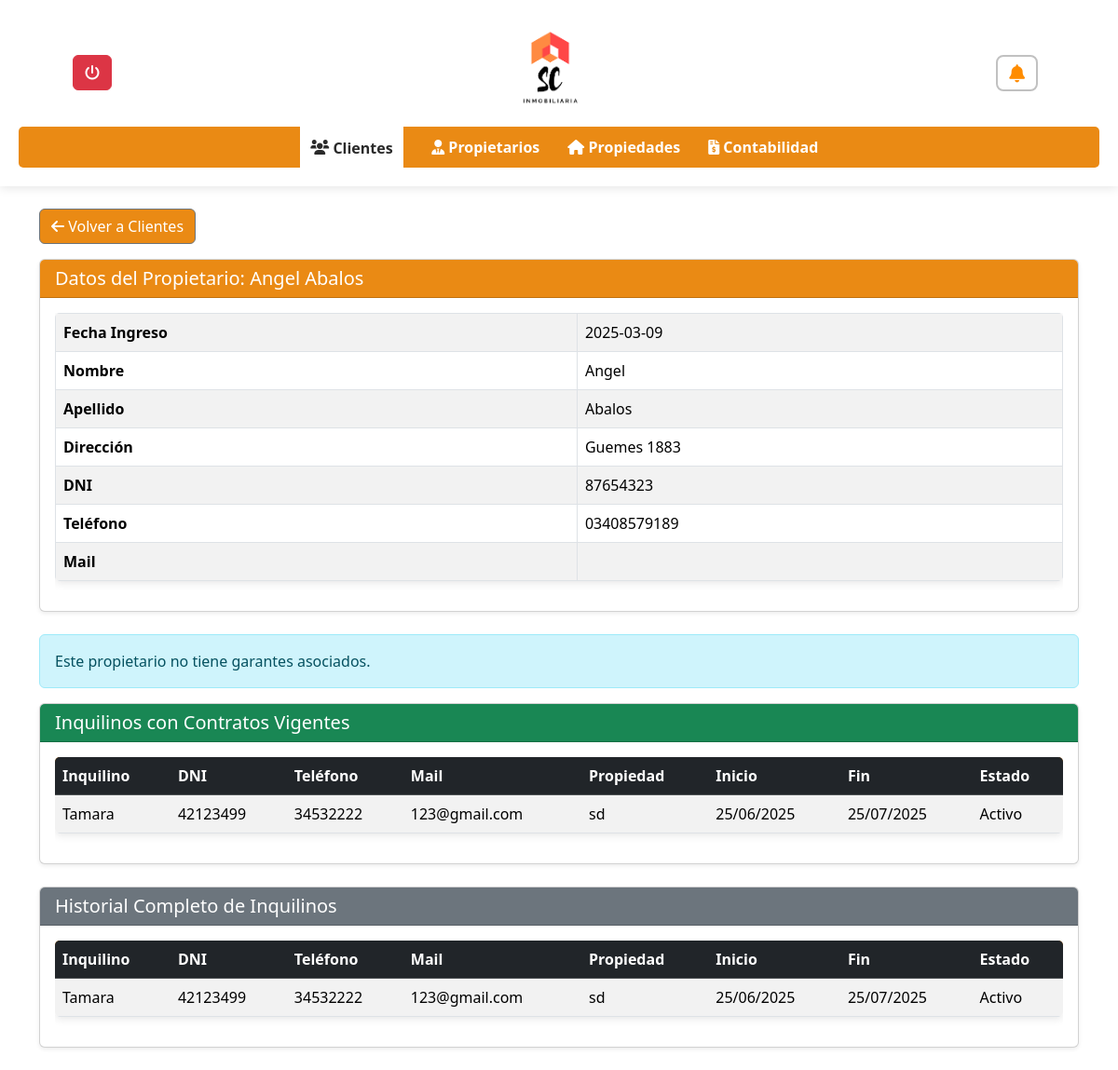
The page /inmobiliaria/ver_clientes.php?id=6 (signed in) on the database as committed earlier.
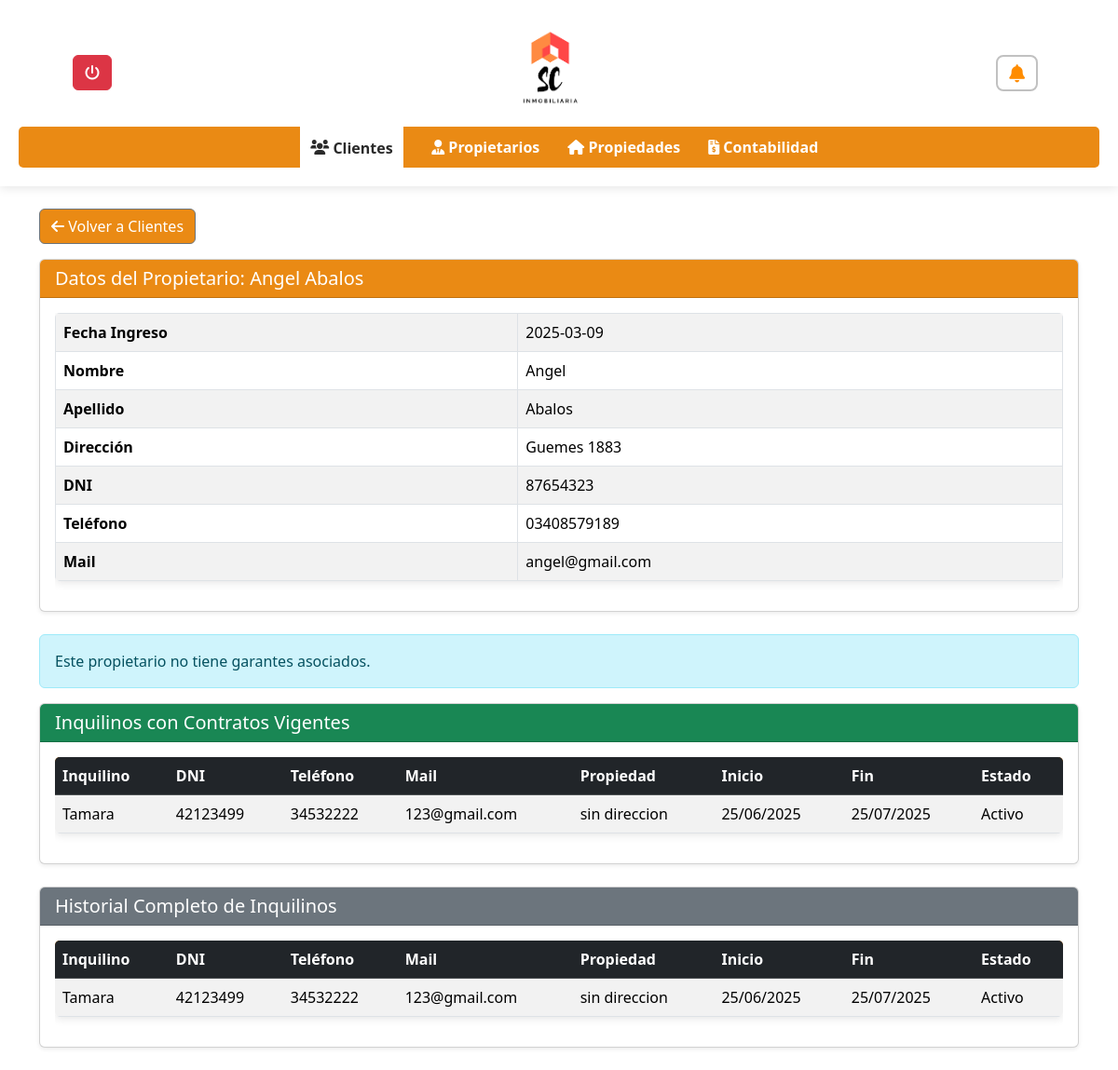
The same page on the database as committed later.
### tables this page shows
CREATE TABLE `contratos` (
  `ContratoID` int(11) NOT NULL,
  `ClienteID` int(11) NOT NULL,
  `InquilinoID` int(11) NOT NULL,
  `PropiedadID` int(11) NOT NULL,
  `GaranteInquilinoID` int(11) DEFAULT NULL,
  `fecha_inicio` date NOT NULL,
  `fecha_fin` date NOT NULL,
  `canon_mensual` decimal(10,2) NOT NULL,
  `deposito` decimal(10,2) DEFAULT 0.00,
  `estado` enum('activo','vencido','rescindido') DEFAULT 'activo',
  `alerta_enviada` tinyint(1) DEFAULT 0,
  `creado_en` timestamp NOT NULL DEFAULT current_timestamp()
);

CREATE TABLE `propiedades` (
  `PropiedadID` int(11) NOT NULL,
  `Fecha` date NOT NULL,
  `Barrio` varchar(100) NOT NULL,
  `Ciudad` varchar(100) NOT NULL,
  `Direccion` varchar(100) NOT NULL,
  `Nro` varchar(20) DEFAULT NULL,
  `Dominio` varchar(50) DEFAULT NULL,
  `NroPartida` varchar(50) DEFAULT NULL,
  `Estado` enum('Alquilada','En Venta') NOT NULL,
  `ClienteID` int(11) DEFAULT NULL
);

CREATE TABLE `clientes` (
  `ClienteID` int(11) NOT NULL,
  `Fecha` date NOT NULL,
  `Nombre` varchar(50) NOT NULL,
  `Apellido` varchar(50) NOT NULL,
  `Direccion` varchar(100) NOT NULL,
  `DNI` varchar(20) NOT NULL,
  `DireccionPersonal` varchar(100) DEFAULT NULL,
  `Telefono` varchar(20) DEFAULT NULL,
  `Mail` varchar(100) DEFAULT NULL,
  `estado` enum('activo','inactivo') DEFAULT 'activo'
);

CREATE TABLE `inquilinos` (
  `InquilinoID` int(11) NOT NULL,
  `Fecha` date DEFAULT NULL,
  `Nombre` varchar(50) NOT NULL,
  `Apellido` varchar(50) NOT NULL,
  `DNI` varchar(20) NOT NULL,
  `Telefono` varchar(20) DEFAULT NULL,
  `Mail` varchar(100) DEFAULT NULL,
  `ClienteID` int(11) DEFAULT NULL,
  `PropiedadID` int(11) DEFAULT NULL
);

### inmobiliaria/ver_clientes.php (the view, shortened to what the changed rows need)
<?php
include_once 'conexion.php';
?>
<!DOCTYPE html>
<html lang="es">
<head>
    <link rel="stylesheet" href="https://cdnjs.cloudflare.com/ajax/libs/font-awesome/6.0.0/css/all.min.css">
    <link rel="stylesheet" href="styles.css">
    <link rel="stylesheet" href="notificacion.css">
    <link href="https://cdn.jsdelivr.net/npm/bootstrap@5.3.3/dist/css/bootstrap.min.css" rel="stylesheet">
    </head>
<body>
    <main class="container mt-4">
        <?php
        try {
            if (isset($_GET['id']) && is_numeric($_GET['id'])) {
                $propietarioID = (int)$_GET['id'];
                $sql_propietario = "SELECT Fecha, Nombre, Apellido, Direccion, DNI, Telefono, Mail FROM clientes WHERE ClienteID = ?";
                $stmt_propietario = $conn->prepare($sql_propietario);
                $stmt_propietario->bind_param("i", $propietarioID);
                $stmt_propietario->execute();
                $result_propietario = $stmt_propietario->get_result();
                if ($result_propietario->num_rows > 0) {
                    $fila_propietario = $result_propietario->fetch_assoc();
                    ?>
                    <div class="card shadow-sm mb-4">
                        <div class="card-header text-white" style="background-color:rgba(233, 128, 0, 0.92);">
                            <h2 class="h5 mb-0">Datos del Propietario: <?php echo htmlspecialchars($fila_propietario['Nombre'] . ' ' . $fila_propietario['Apellido']); ?></h2>
                        </div>
                        <div class="card-body">
                            <div class="table-responsive">
                                <table class="table table-bordered table-striped">
                                    <tbody>
                                        <tr><th>Fecha Ingreso</th>
                                        <td><?php echo htmlspecialchars($fila_propietario['Fecha']); ?></td></tr>
                                        <tr><th>Nombre</th><td><?php echo htmlspecialchars($fila_propietario['Nombre']); ?></td></tr>
                                        <tr><th>Apellido</th><td><?php echo htmlspecialchars($fila_propietario['Apellido']); ?></td></tr>
                                        <tr><th>Dirección</th><td><?php echo htmlspecialchars($fila_propietario['Direccion']); ?></td></tr>
                                        <tr><th>DNI</th><td><?php echo htmlspecialchars($fila_propietario['DNI']); ?></td></tr>
                                        <tr><th>Teléfono</th><td><?php echo htmlspecialchars($fila_propietario['Telefono']); ?></td></tr>
                                        <tr><th>Mail</th><td><?php echo htmlspecialchars($fila_propietario['Mail']); ?></td></tr>
                                    </tbody>
                                </table>
                            </div>
                        </div>
                    </div>
                    <?php
$sql_garantes = "SELECT Nombre, Apellido, DNI, Telefono, Mail, Fecha FROM garantes WHERE ClienteID = ?";
$stmt_garantes = $conn->prepare($sql_garantes);
if ($stmt_garantes) {
    $stmt_garantes->bind_param("i", $propietarioID);
    $stmt_garantes->execute();
    $result_garantes = $stmt_garantes->get_result();
    if ($result_garantes->num_rows > 0) {
        echo '<div class="card shadow-sm mb-4">';
        echo '<div class="card-header bg-secondary text-white">';
        echo '<h5 class="mb-0">Garantes Asociados</h5>';
        echo '</div>';
        echo '<div class="card-body">';
        echo '<div class="table-responsive">';
        echo '<table class="table table-bordered table-striped">';
        echo '<thead><tr><th>Fecha</th><th>Nombre</th><th>Apellido</th><th>DNI</th><th>Teléfono</th><th>Mail</th></tr></thead>';
        echo '<tbody>';
        while ($g = $result_garantes->fetch_assoc()) {
            echo '<tr>';
            echo '<td>' . htmlspecialchars($g['Fecha']) . '</td>';
            echo '<td>' . htmlspecialchars($g['Nombre']) . '</td>';
            echo '<td>' . htmlspecialchars($g['Apellido']) . '</td>';
            echo '<td>' . htmlspecialchars($g['DNI']) . '</td>';
            echo '<td>' . htmlspecialchars($g['Telefono']) . '</td>';
            echo '<td>' . htmlspecialchars($g['Mail']) . '</td>';
            echo '</tr>';
        }
        echo '</tbody></table></div></div></div>';
    } else {
        echo '<div class="alert alert-info">Este propietario no tiene garantes asociados.</div>';
    }
} else {
    echo '<div class="alert alert-danger">Error al cargar los garantes: ' . $conn->error . '</div>';
}
?>
                    <?php
                } else {
                    echo '<div class="alert bg-warning" role="alert">No se encontraron datos del propietario.</div>';
                }
$sql_inquilinos_vig = "
    SELECT
        i.Nombre, i.Apellido, i.DNI, i.Telefono, i.Mail,
        p.Direccion AS DireccionPropiedad,
        c.fecha_inicio,
        c.fecha_fin,
        c.estado
    FROM contratos c
    JOIN inquilinos i ON c.InquilinoID = i.InquilinoID
    JOIN propiedades p ON c.PropiedadID = p.PropiedadID
    WHERE
        c.ClienteID = ?
        AND c.estado = 'activo'
        AND c.fecha_fin >= CURDATE()
";
$stmt = $conn->prepare($sql_inquilinos_vig);
$stmt->bind_param("i", $propietarioID);
$stmt->execute();
$result = $stmt->get_result();
if ($result->num_rows > 0) {
    ?>
    <div class="card shadow-sm mb-4">
        <div class="card-header bg-success text-white">
            <h2 class="h5 mb-0">Inquilinos con Contratos Vigentes</h2>
        </div>
        <div class="card-body">
            <div class="table-responsive">
                <table class="table table-striped table-hover">
                    <thead class="table-dark">
                        <tr>
                            <th>Inquilino</th>
                            <th>DNI</th>
                            <th>Teléfono</th>
                            <th>Mail</th>
                            <th>Propiedad</th>
                            <th>Inicio</th>
                            <th>Fin</th>
                            <th>Estado</th>
                        </tr>
                    </thead>
                    <tbody>
                        <?php while ($i = $result->fetch_assoc()) { ?>
                            <tr>
                                <td><?= htmlspecialchars($i['Nombre'] . ' ' . $i['Apellido']) ?></td>
                                <td><?= htmlspecialchars($i['DNI']) ?></td>
                                <td><?= htmlspecialchars($i['Telefono']) ?></td>
                                <td><?= htmlspecialchars($i['Mail']) ?></td>
                                <td><?= htmlspecialchars($i['DireccionPropiedad']) ?></td>
                                <td><?= date('d/m/Y', strtotime($i['fecha_inicio'])) ?></td>
                                <td><?= date('d/m/Y', strtotime($i['fecha_fin'])) ?></td>
                                <td><?= ucfirst($i['estado']) ?></td>
                            </tr>
                        <?php } ?>
                    </tbody>
                </table>
            </div>
        </div>
    </div>
    <?php
} else {
    echo '<div class="alert alert-warning">No hay inquilinos con contratos vigentes.</div>';
}
$sql_inquilinos_hist = "
    SELECT
        i.Nombre, i.Apellido, i.DNI, i.Telefono, i.Mail,
        p.Direccion AS DireccionPropiedad,
        c.fecha_inicio,
        c.fecha_fin,
        c.estado
    FROM contratos c
    JOIN inquilinos i ON c.InquilinoID = i.InquilinoID
    JOIN propiedades p ON c.PropiedadID = p.PropiedadID
    WHERE c.ClienteID = ?
";
$stmt = $conn->prepare($sql_inquilinos_hist);
$stmt->bind_param("i", $propietarioID);
$stmt->execute();
$result = $stmt->get_result();
if ($result->num_rows > 0) {
    ?>
    <div class="card shadow-sm mb-4">
        <div class="card-header bg-secondary text-white">
            <h2 class="h5 mb-0">Historial Completo de Inquilinos</h2>
        </div>
        <div class="card-body">
            <div class="table-responsive">
                <table class="table table-striped table-hover">
                    <thead class="table-dark">
                        <tr>
                            <th>Inquilino</th>
                            <th>DNI</th>
                            <th>Teléfono</th>
                            <th>Mail</th>
                            <th>Propiedad</th>
                            <th>Inicio</th>
                            <th>Fin</th>
                            <th>Estado</th>
                        </tr>
                    </thead>
                    <tbody>
                        <?php while ($i = $result->fetch_assoc()) { ?>
                            <tr>
                                <td><?= htmlspecialchars($i['Nombre'] . ' ' . $i['Apellido']) ?></td>
                                <td><?= htmlspecialchars($i['DNI']) ?></td>
                                <td><?= htmlspecialchars($i['Telefono']) ?></td>
                                <td><?= htmlspecialchars($i['Mail']) ?></td>
                                <td><?= htmlspecialchars($i['DireccionPropiedad']) ?></td>
                                <td><?= date('d/m/Y', strtotime($i['fecha_inicio'])) ?></td>
                                <td><?= date('d/m/Y', strtotime($i['fecha_fin'])) ?></td>
                                <td><?= ucfirst($i['estado']) ?></td>
                            </tr>
                        <?php } ?>
                    </tbody>
                </table>
            </div>
        </div>
    </div>
    <?php
} else {
    echo '<div class="alert alert-warning">No hay inquilinos históricos registrados.</div>';
}
            } else {
                echo '<div class="alert  bg-warning" role="alert">Error: El ID del propietario no es válido o no se proporcionó.</div>';
            }
        } catch (Exception $e) {
            echo '<div class="alert  bg-warning" role="alert">Ocurrió un error: ' . htmlspecialchars($e->getMessage()) . '</div>';
        } finally {
            if (isset($conn) && $conn) {
                $conn->close();
            }
        }
        ?>
    </main>
</body>
</html>

Rows that differ between the two databases and show on the page:
changed clientes "Angel Abalos": Mail (not shown) → "angel@gmail.com"
changed through a linked row, contratos "Activo": PropiedadID.Direccion "sd" → "sin direccion"
